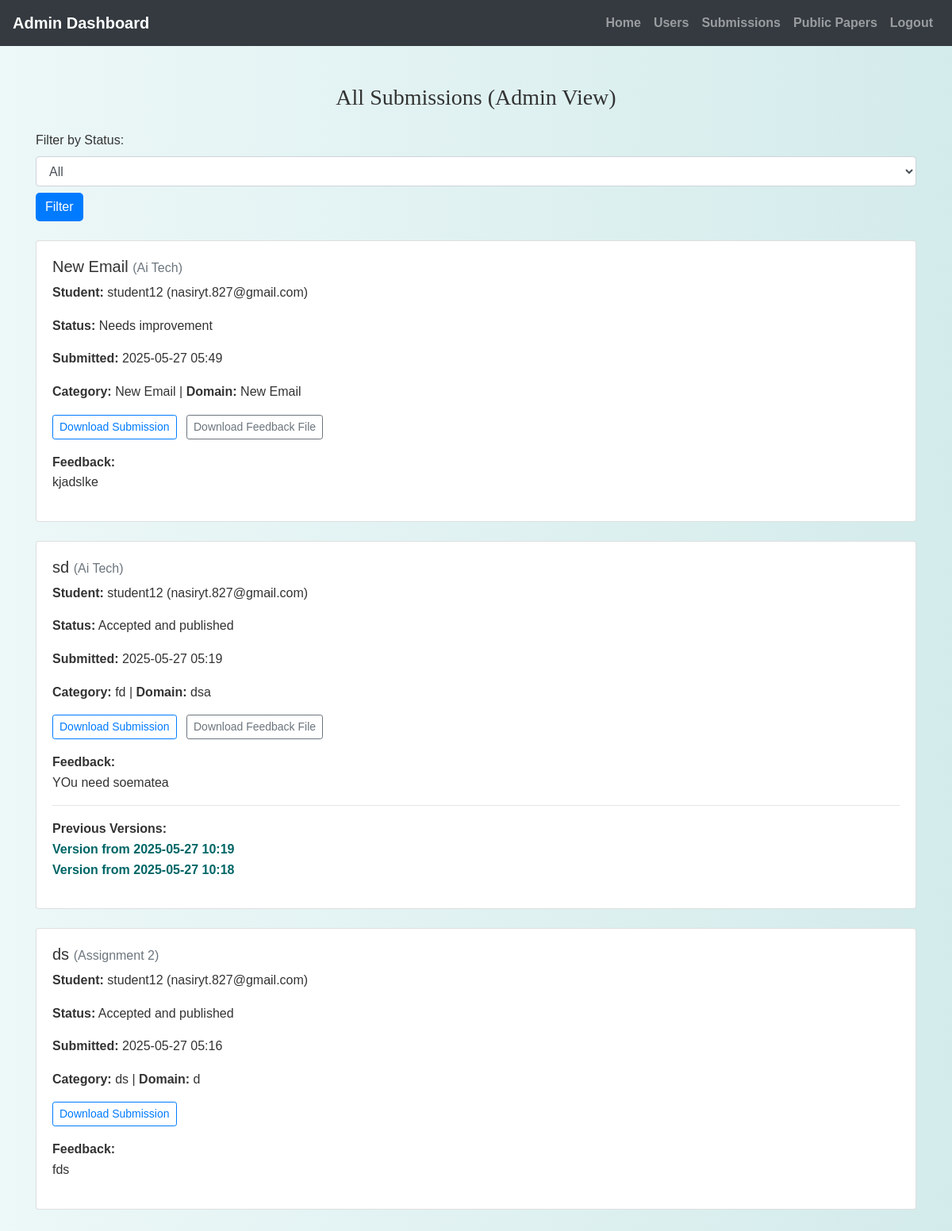
Page /admin/admin_view_submissions.php (signed in) on the committed database.
### tables this page shows
CREATE TABLE `submissions` (
  `submission_id` int(11) NOT NULL,
  `assignment_id` int(11) NOT NULL,
  `student_id` int(11) NOT NULL,
  `supervisor_id` int(11) NOT NULL,
  `title` varchar(255) NOT NULL,
  `abstract` text NOT NULL,
  `keywords` varchar(255) DEFAULT NULL,
  `category` varchar(100) DEFAULT NULL,
  `domain` varchar(100) DEFAULT NULL,
  `file_path` varchar(255) NOT NULL,
  `file_type` enum('pdf','doc','docx') NOT NULL,
  `submission_date` timestamp NOT NULL DEFAULT current_timestamp(),
  `status` enum('pending','under_review','accepted','rejected','needs_improvement','accepted_and_published') DEFAULT 'pending',
  `feedback` text DEFAULT NULL,
  `feedback_file` varchar(255) DEFAULT NULL,
  `rating` int(11) DEFAULT NULL
);

CREATE TABLE `researchassignments` (
  `assignment_id` int(11) NOT NULL,
  `title` varchar(255) NOT NULL,
  `description` text DEFAULT NULL,
  `created_by` int(11) NOT NULL,
  `due_date` datetime NOT NULL,
  `created_at` timestamp NOT NULL DEFAULT current_timestamp(),
  `updated_at` timestamp NOT NULL DEFAULT current_timestamp() ON UPDATE current_timestamp()
);

CREATE TABLE `users` (
  `id` int(11) NOT NULL,
  `username` varchar(50) NOT NULL,
  `password` varchar(255) NOT NULL,
  `email` varchar(100) NOT NULL,
  `phone` varchar(20) NOT NULL,
  `age` int(11) DEFAULT NULL,
  `bio` text DEFAULT NULL,
  `user_type` varchar(50) DEFAULT NULL,
  `profile_picture` varchar(255) DEFAULT NULL,
  `status` enum('pending','approved','rejected') DEFAULT 'pending',
  `full_name` varchar(100) NOT NULL,
  `affiliation` varchar(150) NOT NULL,
  `expertise` text NOT NULL,
  `publications` int(11) NOT NULL DEFAULT 0
);

CREATE TABLE `submissionversions` (
  `version_id` int(11) NOT NULL,
  `submission_id` int(11) NOT NULL,
  `file_path` varchar(255) NOT NULL,
  `uploaded_at` datetime DEFAULT current_timestamp(),
  `uploaded_by` int(11) NOT NULL,
  `file_type` varchar(50) DEFAULT NULL,
  `remarks` text DEFAULT NULL
);

### admin/admin_view_submissions.php (the view, shortened to what this page needs)
<?php
include('config.php');
$sql = "SELECT s.*, u.username AS student_name, u.email AS student_email, ra.title AS assignment_title
        FROM Submissions s
        JOIN Users u ON s.student_id = u.id
        JOIN ResearchAssignments ra ON s.assignment_id = ra.assignment_id";
$sql .= " ORDER BY s.submission_date DESC";
$stmt = mysqli_prepare($conn, $sql);
mysqli_stmt_execute($stmt);
$result = mysqli_stmt_get_result($stmt);
?>
<!DOCTYPE html>
<html>
<head>
    <link rel="stylesheet" href="https://maxcdn.bootstrapcdn.com/bootstrap/4.5.2/css/bootstrap.min.css">
    <link rel="stylesheet" href="../css/style.css">
</head>
<body>
<?php include('admin_navbar.php'); ?>
<div class="container mt-5">
    <h3 class="mb-4">All Submissions (Admin View)</h3>
    <form method="get" class="mb-4">
        <label class="mr-2">Filter by Status:</label>
        <select name="status_filter" class="form-control mr-2">
            <option value="">All</option>
        </select>
        <button type="submit" class="mt-2 btn btn-primary">Filter</button>
    </form>
    <?php if (mysqli_num_rows($result) > 0): ?>
        <?php while ($row = mysqli_fetch_assoc($result)): ?>
            <div class="card mb-4">
                <div class="card-body">
                    <h5><?= htmlspecialchars($row['title']) ?> <small class="text-muted">(<?= htmlspecialchars($row['assignment_title']) ?>)</small></h5>
                    <p><strong>Student:</strong> <?= htmlspecialchars($row['student_name']) ?> (<?= $row['student_email'] ?>)</p>
                    <p><strong>Status:</strong> <?= ucfirst(str_replace("_", " ", $row['status'])) ?></p>
                    <p><strong>Submitted:</strong> <?= date('Y-m-d H:i', strtotime($row['submission_date'])) ?></p>
                    <p><strong>Category:</strong> <?= htmlspecialchars($row['category']) ?> | <strong>Domain:</strong> <?= htmlspecialchars($row['domain']) ?></p>
                    <a href="../student/<?= htmlspecialchars($row['file_path']) ?>" class="btn btn-sm btn-outline-primary" target="_blank">Download Submission</a>
                    <?php if (!empty($row['feedback_file'])): ?>
                        <a href="<?= htmlspecialchars($row['feedback_file']) ?>" class="btn btn-sm btn-outline-secondary ml-2" target="_blank">Download Feedback File</a>
                    <?php endif; ?>
                    <?php if (!empty($row['feedback'])): ?>
                        <div class="mt-3">
                            <strong>Feedback:</strong>
                            <p><?= nl2br(htmlspecialchars($row['feedback'])) ?></p>
                        </div>
                    <?php endif; ?>
                    <?php
                    $ver_sql = "SELECT * FROM SubmissionVersions WHERE submission_id = ? ORDER BY uploaded_at DESC";
                    $ver_stmt = mysqli_prepare($conn, $ver_sql);
                    mysqli_stmt_bind_param($ver_stmt, "i", $row['submission_id']);
                    mysqli_stmt_execute($ver_stmt);
                    $ver_result = mysqli_stmt_get_result($ver_stmt);
                    if (mysqli_num_rows($ver_result) > 0): ?>
                        <hr>
                        <strong>Previous Versions:</strong>
                        <ul class="list-unstyled">
                            <?php while ($ver = mysqli_fetch_assoc($ver_result)): ?>
                                <li><a href="../student/<?= htmlspecialchars($ver['file_path']) ?>" target="_blank">Version from <?= date('Y-m-d H:i', strtotime($ver['uploaded_at'])) ?></a></li>
                            <?php endwhile; ?>
                        </ul>
                    <?php endif; ?>
                </div>
            </div>
        <?php endwhile; ?>
    <?php else: ?>
        <div class="alert alert-info">No submissions found.</div>
    <?php endif; ?>
</div>
</body>
</html>

### css/style.css (style rules this page uses)
body { background: linear-gradient(90deg, rgba(233, 246, 246, 0.831), rgba(207, 233, 233, 0.9)); font-family: 'Arial', sans-serif; color: #333; line-height: 1.6; }
h1, h2, h3, h4 { text-align: center; margin-top: 30px; margin-bottom: 30px; font-family: 'Georgia', serif; }
.container { margin-bottom: 40px; }
.btn-primary { color: #fff; border: none; border-radius: 5px; cursor: pointer; transition: background-color 0.3s ease; }
a { color: #006666; text-decoration: none; font-weight: bold; }

### rows in the picture
submissions: title "New Email", assignment.title "Ai Tech", student.username "student12", student.email "nasiryt.827@gmail.com", status "Needs improvement", submission_date "2025-05-27 05:49", category "New Email", domain "New Email", feedback "kjadslke"
submissions: title "sd", assignment.title "Ai Tech", student.username "student12", student.email "nasiryt.827@gmail.com", status "Accepted and published", submission_date "2025-05-27 05:19", category "fd", domain "dsa", feedback "YOu need soematea"
submissionversions: uploaded_at "2025-05-27 10:19"
submissionversions: uploaded_at "2025-05-27 10:18"
submissions: title "ds", assignment.title "Assignment 2", student.username "student12", student.email "nasiryt.827@gmail.com", status "Accepted and published", submission_date "2025-05-27 05:16", category "ds", domain "d", feedback "fds"
